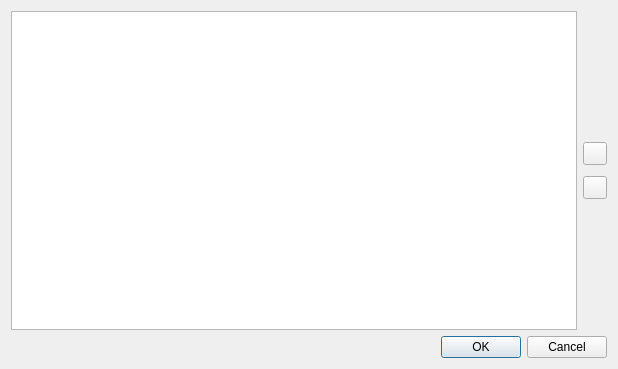
<?xml version="1.0" encoding="UTF-8"?>
<ui version="4.0">
 <class>RemoteCookiesDialog</class>
 <widget class="QDialog" name="RemoteCookiesDialog">
  <property name="geometry">
   <rect>
    <x>0</x>
    <y>0</y>
    <width>618</width>
    <height>369</height>
   </rect>
  </property>
  <property name="windowTitle">
   <string>Manage Cookies</string>
  </property>
  <layout class="QVBoxLayout" name="verticalLayout_2">
   <item>
    <layout class="QHBoxLayout" name="horizontalLayout">
     <item>
      <widget class="QTreeView" name="treeView">
       <property name="editTriggers">
        <set>QAbstractItemView::EditTrigger::AllEditTriggers</set>
       </property>
       <property name="alternatingRowColors">
        <bool>true</bool>
       </property>
       <property name="selectionMode">
        <enum>QAbstractItemView::SelectionMode::ExtendedSelection</enum>
       </property>
      </widget>
     </item>
     <item>
      <layout class="QVBoxLayout" name="verticalLayout">
       <item>
        <spacer name="verticalSpacer_2">
         <property name="orientation">
          <enum>Qt::Orientation::Vertical</enum>
         </property>
         <property name="sizeHint" stdset="0">
          <size>
           <width>20</width>
           <height>40</height>
          </size>
         </property>
        </spacer>
       </item>
       <item>
        <widget class="QToolButton" name="buttonAdd"/>
       </item>
       <item>
        <spacer name="verticalSpacer">
         <property name="orientation">
          <enum>Qt::Orientation::Vertical</enum>
         </property>
         <property name="sizeType">
          <enum>QSizePolicy::Policy::Fixed</enum>
         </property>
         <property name="sizeHint" stdset="0">
          <size>
           <width>20</width>
           <height>5</height>
          </size>
         </property>
        </spacer>
       </item>
       <item>
        <widget class="QToolButton" name="buttonDelete"/>
       </item>
       <item>
        <spacer name="verticalSpacer_3">
         <property name="orientation">
          <enum>Qt::Orientation::Vertical</enum>
         </property>
         <property name="sizeHint" stdset="0">
          <size>
           <width>20</width>
           <height>40</height>
          </size>
         </property>
        </spacer>
       </item>
      </layout>
     </item>
    </layout>
   </item>
   <item>
    <widget class="QDialogButtonBox" name="buttonBox">
     <property name="orientation">
      <enum>Qt::Orientation::Horizontal</enum>
     </property>
     <property name="standardButtons">
      <set>QDialogButtonBox::StandardButton::Cancel|QDialogButtonBox::StandardButton::Ok</set>
     </property>
    </widget>
   </item>
  </layout>
 </widget>
 <resources/>
 <connections/>
</ui>
